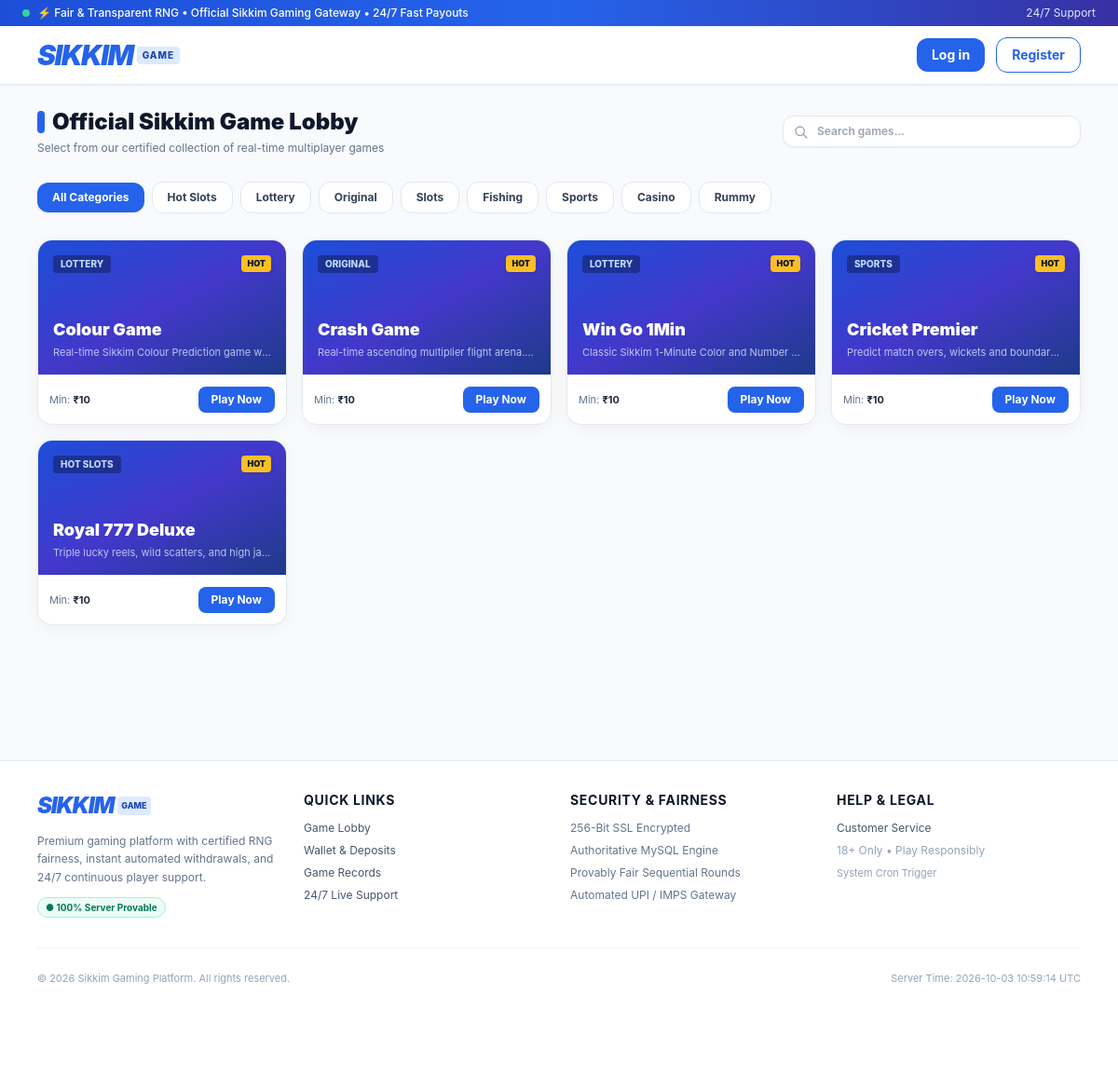
Screenshot of /games.php with the database file from the repository.
### tables this page shows
CREATE TABLE `categories` (
  `id` INT AUTO_INCREMENT PRIMARY KEY,
  `name` VARCHAR(50) NOT NULL,
  `slug` VARCHAR(50) NOT NULL UNIQUE,
  `icon` VARCHAR(255) NOT NULL,
  `display_order` INT NOT NULL DEFAULT 0,
  `status` ENUM('active', 'inactive') NOT NULL DEFAULT 'active',
  `created_at` TIMESTAMP DEFAULT CURRENT_TIMESTAMP,
  INDEX `idx_cat_order` (`display_order`),
  INDEX `idx_cat_status` (`status`)
);

CREATE TABLE `games` (
  `id` INT AUTO_INCREMENT PRIMARY KEY,
  `category_id` INT NOT NULL,
  `name` VARCHAR(100) NOT NULL,
  `slug` VARCHAR(100) NOT NULL UNIQUE,
  `image` VARCHAR(255) NOT NULL,
  `description` TEXT DEFAULT NULL,
  `status` ENUM('active', 'inactive') NOT NULL DEFAULT 'active',
  `display_order` INT NOT NULL DEFAULT 0,
  `is_recommended` TINYINT(1) NOT NULL DEFAULT 0,
  `config_json` TEXT DEFAULT NULL,
  `created_at` TIMESTAMP DEFAULT CURRENT_TIMESTAMP,
  `updated_at` TIMESTAMP DEFAULT CURRENT_TIMESTAMP ON UPDATE CURRENT_TIMESTAMP,
  FOREIGN KEY (`category_id`) REFERENCES `categories`(`id`) ON DELETE CASCADE,
  INDEX `idx_games_slug` (`slug`),
  INDEX `idx_games_rec` (`is_recommended`),
  INDEX `idx_games_status` (`status`),
  INDEX `idx_games_order` (`display_order`)
);

### includes/auth.php (called while the page is built, shortened)
<?php
function e(?string $string): string {
    return htmlspecialchars($string ?? '', ENT_QUOTES, 'UTF-8');
}

### games.php (the view, shortened to what this page needs)
<?php
require_once __DIR__ . '/includes/auth.php';
$pdo = getDB();
$categorySlug = trim($_GET['category'] ?? '');
$searchQuery = trim($_GET['q'] ?? '');
$categories = $pdo->query("SELECT * FROM `categories` WHERE `status` = 'active' ORDER BY `display_order` ASC")->fetchAll();
$sql = "
    SELECT g.*, c.name as category_name, c.slug as category_slug
    FROM `games` g
    LEFT JOIN `categories` c ON g.category_id = c.id
    WHERE g.status = 'active'
";
$params = [];
$sql .= " ORDER BY g.is_recommended DESC, g.display_order ASC, g.id ASC";
$stmt = $pdo->prepare($sql);
$stmt->execute($params);
$games = $stmt->fetchAll();
require_once __DIR__ . '/includes/header.php';
?>
<div class="w-full mb-6">
    <div class="flex flex-col sm:flex-row sm:items-center justify-between gap-4">
        <div>
            <h1 class="text-xl sm:text-2xl font-black text-slate-900 flex items-center gap-2">
                <span class="w-2 h-6 bg-blue-600 rounded-full inline-block"></span>
                Official Sikkim Game Lobby
            </h1>
            <p class="text-xs text-slate-500 mt-1">Select from our certified collection of real-time multiplayer games</p>
        </div>
        <form method="GET" action="/games.php" class="relative max-w-xs w-full">
            <input type="text" name="q" value="<?= e($searchQuery) ?>" placeholder="Search games..." class="w-full pl-9 pr-3 py-2 bg-white border border-slate-200 rounded-xl text-xs font-semibold focus:outline-none focus:ring-2 focus:ring-blue-500 shadow-sm">
            <svg class="w-4 h-4 text-slate-400 absolute left-3 top-2.5" fill="none" stroke="currentColor" viewBox="0 0 24 24"><path stroke-linecap="round" stroke-linejoin="round" stroke-width="2" d="M21 21l-6-6m2-5a7 7 0 11-14 0 7 7 0 0114 0z"/></svg>
        </form>
    </div>
</div>
<div class="w-full mb-6 overflow-x-auto no-scrollbar flex items-center gap-2 py-1">
    <a href="/games.php<?= !empty($searchQuery) ? '?q=' . urlencode($searchQuery) : '' ?>" class="px-4 py-2 rounded-xl text-xs font-bold transition shrink-0 <?= empty($categorySlug) ? 'bg-blue-600 text-white shadow-sm' : 'bg-white border border-slate-200 text-slate-700 hover:border-blue-400' ?>">
        All Categories
    </a>
    <?php foreach ($categories as $cat): ?>
        <a href="/games.php?category=<?= urlencode($cat['slug']) ?><?= !empty($searchQuery) ? '&q=' . urlencode($searchQuery) : '' ?>" class="px-4 py-2 rounded-xl text-xs font-bold transition shrink-0 flex items-center gap-1.5 <?= $categorySlug === $cat['slug'] ? 'bg-blue-600 text-white shadow-sm' : 'bg-white border border-slate-200 text-slate-700 hover:border-blue-400' ?>">
            <span><?= e($cat['name']) ?></span>
        </a>
    <?php endforeach; ?>
</div>
<div class="w-full mb-8">
    <?php if (!empty($games)): ?>
        <div class="grid grid-cols-2 sm:grid-cols-3 md:grid-cols-4 gap-4">
            <?php foreach ($games as $game): ?>
                <div class="card-premium overflow-hidden group hover:border-blue-400 transition flex flex-col">
                    <div class="h-32 sm:h-36 bg-gradient-to-br from-blue-700 via-indigo-700 to-blue-900 p-4 flex flex-col justify-between text-white relative">
                        <div class="flex justify-between items-start">
                            <span class="bg-black/30 backdrop-blur-sm text-[10px] font-extrabold uppercase px-2 py-0.5 rounded text-blue-200">
                                <?= e($game['category_name'] ?? 'Popular') ?>
                            </span>
                            <?php if ($game['is_recommended']): ?>
                                <span class="bg-amber-400 text-slate-900 text-[9px] font-black uppercase px-1.5 py-0.5 rounded shadow">HOT</span>
                            <?php endif; ?>
                        </div>
                        <div>
                            <h3 class="font-black text-base sm:text-lg leading-tight text-white group-hover:text-blue-200 transition">
                                <?= e($game['name']) ?>
                            </h3>
                            <p class="text-[11px] text-blue-100/80 truncate mt-0.5">
                                <?= e($game['description'] ?? 'Multiplayer live round') ?>
                            </p>
                        </div>
                    </div>
                    <div class="p-3 bg-white flex items-center justify-between gap-2 border-t border-slate-100 mt-auto">
                        <div class="text-[11px] text-slate-500">
                            Min: <strong class="text-slate-800">₹10</strong>
                        </div>
                        <?php
                        $playUrl = '/game-play.php?slug=' . urlencode($game['slug']);
                        if ($game['slug'] === 'colour-game') $playUrl = '/colour-game.php';
                        if ($game['slug'] === 'crash-game' || $game['slug'] === 'aviator-blast') $playUrl = '/crash-game.php';
                        ?>
                        <a href="<?= $playUrl ?>" class="px-3.5 py-1.5 bg-blue-600 hover:bg-blue-700 text-white rounded-lg text-xs font-bold shadow-sm transition">
                            Play Now
                        </a>
                    </div>
                </div>
            <?php endforeach; ?>
        </div>
    <?php endif; ?>
</div>
<?php require_once __DIR__ . '/includes/footer.php'; ?>

### assets/css/style.css (style rules this page uses)
html, body { overflow-x: hidden; scroll-behavior: smooth; }
.no-scrollbar { -ms-overflow-style: none; scrollbar-width: none; }
.card-premium { background: #ffffff; border: 1px solid rgba(226, 232, 240, 0.9); box-shadow: 0 4px 20px -2px rgba(15, 23, 42, 0.05); border-radius: 1rem; }

### rows the page displays
categories: name "Hot Slots"
categories: name "Lottery"
categories: name "Original"
categories: name "Slots"
categories: name "Fishing"
categories: name "Sports"
categories: name "Casino"
categories: name "Rummy"
games: category.name "LOTTERY", is_recommended "HOT", name "Colour Game", description "Real-time Sikkim Colour Prediction game w…"
games: category.name "ORIGINAL", is_recommended "HOT", name "Crash Game", description "Real-time ascending multiplier flight arena.…"
games: category.name "LOTTERY", is_recommended "HOT", name "Win Go 1Min", description "Classic Sikkim 1-Minute Color and Number…"
games: category.name "SPORTS", is_recommended "HOT", name "Cricket Premier", description "Predict match overs, wickets and boundar…"
games: category.name "HOT SLOTS", is_recommended "HOT", name "Royal 777 Deluxe", description "Triple lucky reels, wild scatters, and high ja…"
